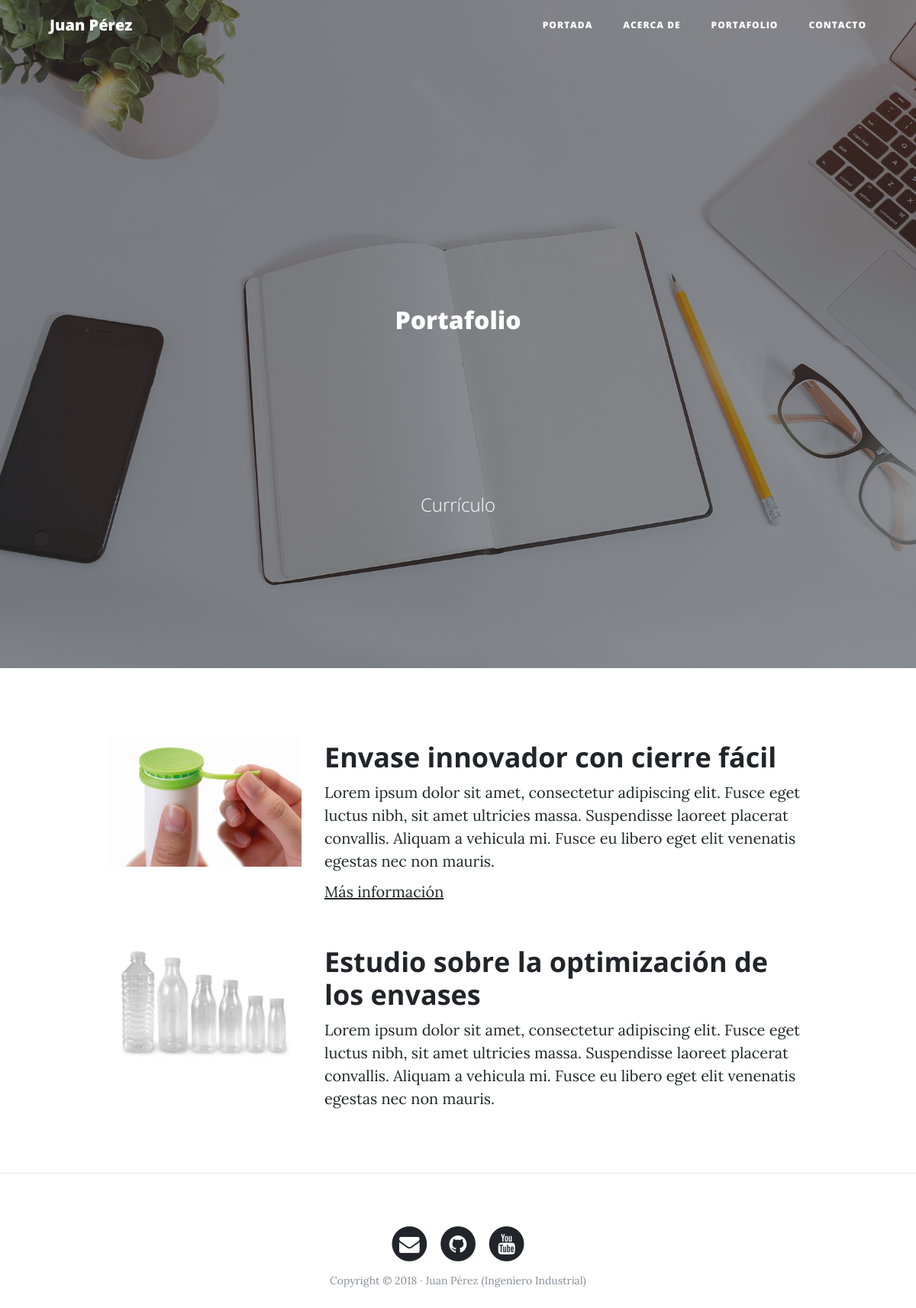
The page /portfolio/ on the database its author committed.
### portfolio/models.py (models this page shows, shortened)
class Project(models.Model):
    title = models.CharField(max_length=200, verbose_name='Título')
    description = models.TextField(verbose_name='Descripción')
    image = models.ImageField(verbose_name='Imagen', upload_to='projects')
    link = models.URLField(blank=True, null=True, verbose_name='Dirección Web')
    created = models.DateTimeField(auto_now_add=True, verbose_name='Fecha de creación')
    updated = models.DateTimeField(auto_now=True, verbose_name='Fecha de actualización')
    class Meta:
        verbose_name = 'Proyecto'
        verbose_name_plural = 'Proyectos'
        ordering = ['-created']

### portfolio/views.py (the view)
# urls.py: path('portfolio/', portfolio_views.portfolio, name="portfolio"),
def portfolio(request):
    projects = Project.objects.all()
    return render(request, 'portfolio/portfolio.html', {'projects': projects})

### portfolio/templates/portfolio/portfolio.html (shortened to what this page needs)
{% extends 'core/base.html' %}
{% block background %}{% load static %}{% static 'core/img/portfolio-bg.jpg' %}{% endblock %}
{% block headers %}
    <h2 class="site-heading">Portafolio</h2>
    <span class="subheading">Currículo</span>
{% endblock %}
{% block content %}
    {% for project in  projects %}
    <div class="row project">
        <div class="col-lg-3 col-md-4 offset-lg-1">
            <img class="img-fluid" src="{{project.image.url}}" alt="">
        </div>
        <div class="col-lg-7 col-md-8">
            <h2 class="section-heading title">{{project.title}}</h2>
            <p>{{project.description}}</p>
            {% if project.link %}
                <p><a href="{{project.link}}">Más información</a></p>
            {% endif %}
        </div>
    </div>
    {% endfor %}
{% endblock %}

### core/templates/core/base.html (shortened to what this page needs)
<!DOCTYPE html>
<html lang="es">
  <head>
    {% load static %}
    <link href="{% static 'core/vendor/bootstrap/css/bootstrap.min.css' %}" rel="stylesheet">
    <link href="{% static 'core/vendor/font-awesome/css/font-awesome.min.css' %}" rel="stylesheet" type="text/css">
    <link href="{% static 'core/css/clean-blog.min.css' %}" rel="stylesheet">
  </head>
  <body>
    <nav class="navbar navbar-expand-lg navbar-light fixed-top" id="mainNav">
      <div class="container">
        <a class="navbar-brand" href="{% url 'home'  %}">Juan Pérez</a>
        <div class="collapse navbar-collapse" id="navbarResponsive">
          <ul class="navbar-nav ml-auto">
            <li class="nav-item">
              <a class="nav-link" href="{% url 'home' %}">Portada</a>
            </li>
            <li class="nav-item">
              <a class="nav-link" href="{% url 'about' %}">Acerca de</a>
            </li>
            <li class="nav-item">
              <a class="nav-link" href="{% url 'portfolio' %}">Portafolio</a>
            </li>
            <li class="nav-item">
              <a class="nav-link" href="{% url 'contact' %}">Contacto</a>
            </li>
          </ul>
        </div>
      </div>
    </nav>
    <header class="masthead" style="background-image: url('{% block background %}{% endblock %}')">
      <div class="overlay"></div>
      <div class="container">
        <div class="row">
          <div class="col-lg-8 col-md-10 mx-auto">
            <div class="site-heading">
              {% block headers %}{% endblock %}
            </div>
          </div>
        </div>
      </div>
    </header>
    <div class="container">
      {% block content %}{% endblock %}
    </div>
    {% if request.path != "/" %}<hr>{% endif %}
    <footer>
      <div class="container">
        <div class="row">
          <div class="col-lg-8 col-md-10 mx-auto">
            <ul class="list-inline text-center">
              <li class="list-inline-item">
                <a href="#">
                  <span class="fa-stack fa-lg">
                    <i class="fa fa-circle fa-stack-2x"></i>
                    <i class="fa fa-envelope fa-stack-1x fa-inverse"></i>
                  </span>
                </a>
              </li>
              <li class="list-inline-item">
                <a href="#">
                  <span class="fa-stack fa-lg">
                    <i class="fa fa-circle fa-stack-2x"></i>
                    <i class="fa fa-github fa-stack-1x fa-inverse"></i>
                  </span>
                </a>
              </li>
              <li class="list-inline-item">
                <a href="#">
                  <span class="fa-stack fa-lg">
                    <i class="fa fa-circle fa-stack-2x"></i>
                    <i class="fa fa-youtube fa-stack-1x fa-inverse"></i>
                  </span>
                </a>
              </li>
            </ul>
            <p class="copyright text-muted">Copyright &copy; 2018 · Juan Pérez (Ingeniero Industrial) </p>
          </div>
        </div>
      </div>
    </footer>
  </body>
</html>

### rows shown on the page
Project: image (picture), title "Envase innovador con cierre fácil", description "Lorem ipsum dolor sit amet, consectetur adipiscing elit. Fusce eget luctus nibh, sit amet ultricies massa. Suspendisse laoreet placerat convallis. Aliquam a vehicula mi. Fusce eu libero eget elit venenatis egestas nec non mauris."
Project: image (picture), title "Estudio sobre la optimización de los envases", description "Lorem ipsum dolor sit amet, consectetur adipiscing elit. Fusce eget luctus nibh, sit amet ultricies massa. Suspendisse laoreet placerat convallis. Aliquam a vehicula mi. Fusce eu libero eget elit venenatis egestas nec non mauris."
